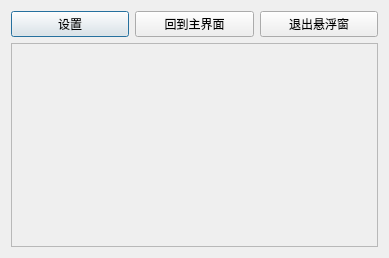
<?xml version="1.0" encoding="UTF-8"?>
<ui version="4.0">
 <class>SuspendDia</class>
 <widget class="QDialog" name="SuspendDia">
  <property name="geometry">
   <rect>
    <x>0</x>
    <y>0</y>
    <width>389</width>
    <height>258</height>
   </rect>
  </property>
  <property name="windowTitle">
   <string>Dialog</string>
  </property>
  <layout class="QVBoxLayout" name="verticalLayout">
   <item>
    <layout class="QHBoxLayout" name="horizontalLayout">
     <item>
      <widget class="QPushButton" name="settingBtn">
       <property name="text">
        <string>设置</string>
       </property>
      </widget>
     </item>
     <item>
      <widget class="QPushButton" name="backBtn">
       <property name="text">
        <string>回到主界面</string>
       </property>
      </widget>
     </item>
     <item>
      <widget class="QPushButton" name="exitBtn">
       <property name="text">
        <string>退出悬浮窗</string>
       </property>
      </widget>
     </item>
    </layout>
   </item>
   <item>
    <widget class="QFrame" name="frame">
     <property name="frameShape">
      <enum>QFrame::StyledPanel</enum>
     </property>
     <property name="frameShadow">
      <enum>QFrame::Raised</enum>
     </property>
    </widget>
   </item>
  </layout>
 </widget>
 <resources/>
 <connections/>
</ui>
